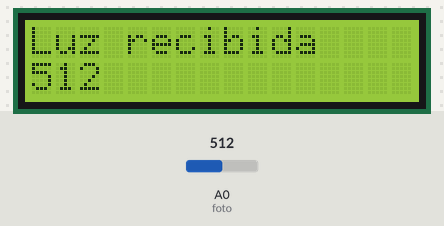
Simulated run of this sketch. Board: Arduino Uno, built with avr-gcc and run on an emulated ATmega328P. On the bench: 16×2 character LCD. Inputs (shaded band) come from the test bench; at power-on: A0 (foto) = 512.

Above: at 2.2 s.
2.3 s: A0 (foto) set to 716
At 3.1 s:
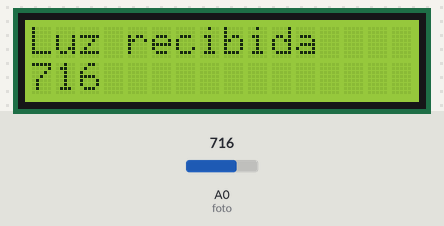
3.9 s: A0 (foto) set to 900
At 4.4 s:
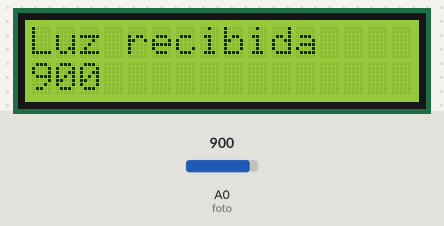
5.5 s: A0 (foto) set to 1023
At 6.9 s:
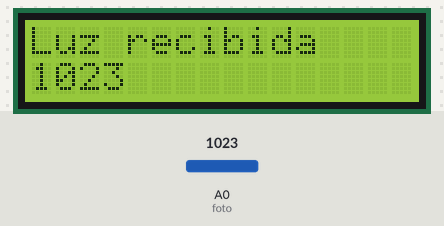
Timing chart, 0 to 8.5 s (numbered marks = the images above; inputs shaded):
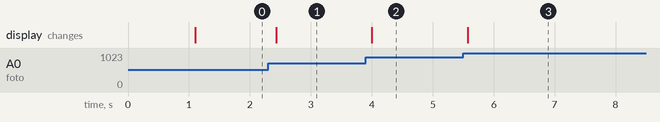

The sketch:

fotorresistencia_LCD.ino
```cpp
#include  <Wire.h>
#include  <LiquidCrystal_I2C.h>

// Constructor de la librería de LCD 16x2
// Aqui se configuran los pines asignados a la pantalla del PCF8574
LiquidCrystal_I2C lcd(0x27, 2, 1, 0, 4, 5, 6, 7, 3, POSITIVE);

int foto = A0;
int value;
void setup()
{
   pinMode(foto, INPUT);

  // Indicar a la libreria que tenemos conectada una pantalla de 16x2
  lcd.begin(16, 2);
  // Mover el cursor a la primera posición de la pantalla (0, 0)
  lcd.home ();
  // Imprimir "Hola Mundo" en la primera linea
  lcd.print("Foto-");
  // Mover el cursor a la segunda linea (1) primera columna
  lcd.setCursor ( 0, 1 );
  // Imprimir otra cadena en esta posicion
  lcd.print("rresistencia");
  // Esperar un segundo
  delay(1000);
}

void loop()
{
  value = analogRead(foto);
  lcd.clear ();
  lcd.home ();
  lcd.print("Luz recibida");
  lcd.setCursor ( 0, 1 );
  lcd.print(value);
  delay(100);
}
```

Measured:
- after the input at 2.3 s, the display: changes after 0.13 s (image 1)
- after the input at 3.9 s, the display: changes after 0.10 s (image 2)
- after the input at 5.5 s, the display: changes after 0.07 s (image 3)
